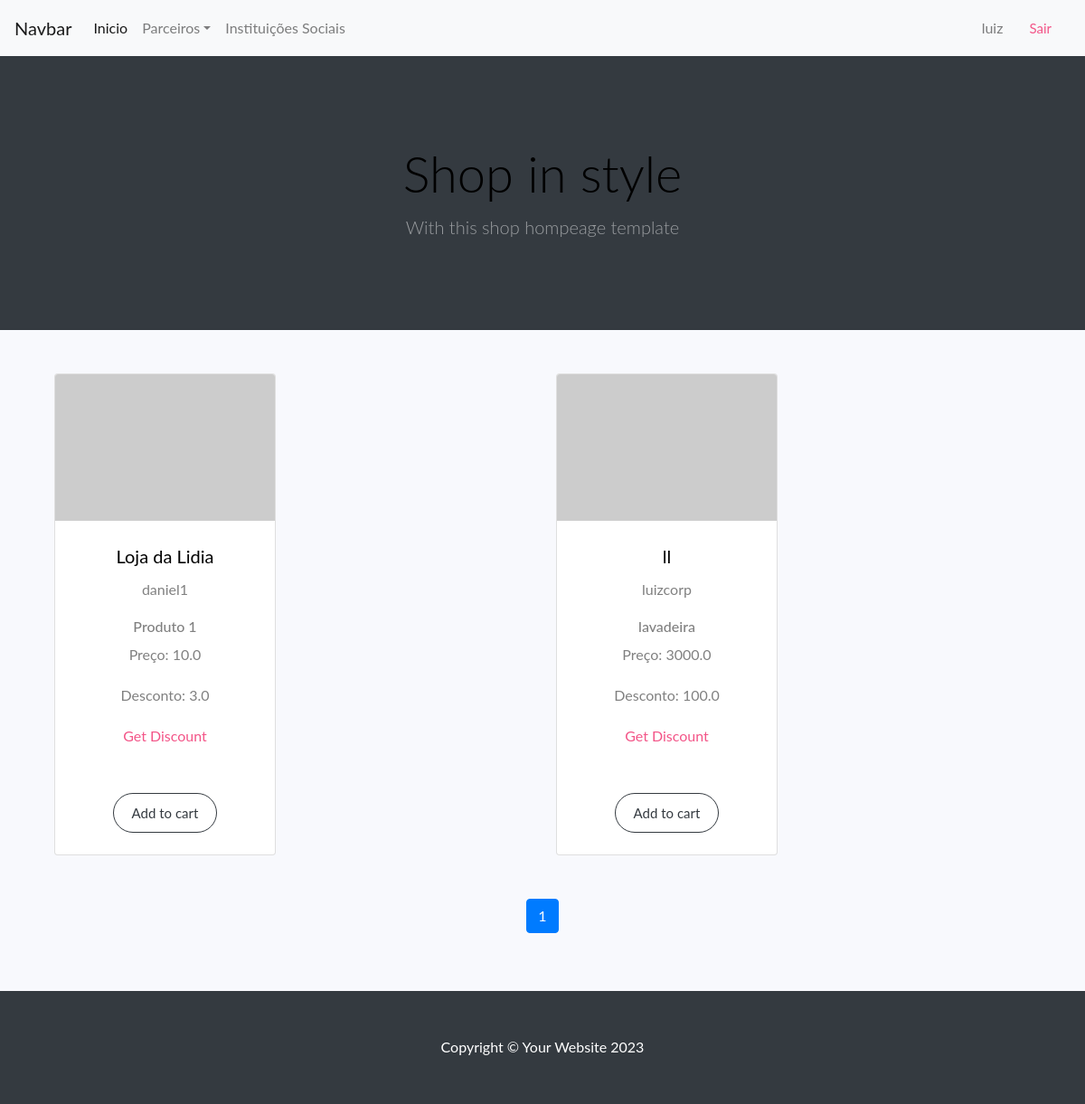
The app's page /dashboard (signed in) with its own data.
### models.py (models this page shows, shortened)
class Profile(db.Model, UserMixin):
    __tablename__ = 'profiles'
    id = db.Column(db.Integer, primary_key=True)
    username = db.Column(db.String, unique=True, nullable=False)
    email = db.Column(db.String, nullable=False)
    password = db.Column(db.String(120), nullable=False)
    bairro = db.Column(db.String(120), nullable=False)
    tipo = db.Column(db.String, nullable=False)
    __mapper_args__ = {
        'polymorphic_identity': 'profile',
        'polymorphic_on': tipo
    }

class Merchant(Profile):
    __tablename__ = 'merchants'
    id = db.Column(db.Integer, db.ForeignKey('profiles.id'), primary_key=True)
    shop_name = db.Column(db.String, nullable=False)
    atuacao = db.Column(db.String, nullable=False)
    products = db.relationship('Product', backref='merchant', lazy=True)
    __mapper_args__ = {
        'polymorphic_identity': 'merchant',
    }

class Product(db.Model):
    __tablename__ = 'products'
    id = db.Column(db.Integer, primary_key=True)
    name = db.Column(db.String, nullable=False)
    description = db.Column(db.String, nullable=True)
    price = db.Column(db.Float, nullable=False)
    discount = db.Column(db.Float, nullable=True)
    qr_code = db.Column(db.String, nullable=True)  # Store the QR code as a string (URL or base64)
    visible = db.Column(db.Boolean, default=False, nullable=False)
    path = db.Column(db.String,nullable=False)
    merchant_id = db.Column(db.Integer, db.ForeignKey('merchants.id'), nullable=False)

### main.py (the view)
@app.route('/dashboard')
@login_required
def dashboard():
    page = request.args.get('page', 1, type=int)
    per_page = 12
    paginated_merchants = Merchant.query.paginate(page=page, per_page=per_page, error_out=False)
    template = 'nonuser_dashboard.html' if current_user.tipo != "user" else 'dashboard.html'
    username = current_user.shop_name if current_user.tipo != "user" else current_user.username
    return render_template(
        template,
        username=username,
        merchants=paginated_merchants.items,
        page=page,
        pages=paginated_merchants.pages
    )

### main.py (called while the page is built)
@login_manager.user_loader
def load_user(user_id):
    models = [User, Merchant, Charity]
    for model in models:
        user = model.query.get(int(user_id))
        if user:
            return user
    return None

### templates/dashboard.html (shortened to what this page needs)
<!DOCTYPE html>
<html lang="en">
<head>
    <link href="https://cdn.jsdelivr.net/npm/bootstrap-icons@1.5.0/font/bootstrap-icons.css" rel="stylesheet" />
    <link rel="stylesheet" href="{{url_for('static', filename='css/style.css')}}">
</head>
<body>
    <nav class="navbar navbar-expand-lg navbar-light bg-light">
        <a class="navbar-brand" href="#">Navbar</a>
        <div class="collapse navbar-collapse" id="navbarSupportedContent">
            <ul class="navbar-nav mr-auto">
                <li class="nav-item"><a class="nav-link active" aria-current="page" href="#!">Inicio</a></li>
                <li class="nav-item dropdown">
                    <a class="nav-link dropdown-toggle" id="navbarDropdown" href="#" role="button"
                        data-bs-toggle="dropdown" aria-expanded="false">Parceiros</a>
                </li>
                <li class="nav-item">
                    <a class="nav-link" href="#">Instituições Sociais</a>
                </li>
            </ul>
            <ul class="navbar-nav my-2 my-sm-0">
                <li class="nav-item">
                    <a class="nav-link" href="{{url_for('profile', username=username)}}">{{username}}</a>
                </li>
            </ul>
            <button class="btn my-2 my-sm-0" type="submit"><a href="{{url_for('logout')}}">Sair</a></button>
        </div>
    </nav>
    <header class="bg-dark py-5">
        <div class="container px-4 px-lg-5 my-5">
            <div class="text-center text-white">
                <h1 class="display-4 fw-bolder">Shop in style</h1>
                <p class="lead fw-normal text-white-50 mb-0">With this shop hompeage template</p>
            </div>
        </div>
    </header>
    <section class="py-5">
        <div class="container">
            <div class="container">
                {% for row in merchants|batch(4) %}
                    <div class="row">
                        {% for merchant in row %}
                            <div class="col mb-5">
                                <div class="card h-100">
                                    <img class="card-img-top" src="https://dummyimage.com/450x300/dee2e6/6c757d.jpg" alt="..." />
                                    <div class="card-body p-4">
                                        <div class="text-center">
                                            <h5 class="fw-bolder">{{ merchant.shop_name }}</h5>
                                            <p>{{ merchant.username }}</p>
                                            {% for product in merchant.products%}
                                            {%if product.visible == True %}
                                            <div>
                                                <h6>{{product.name}}</h6>
                                                <p>Preço: {{product.price}}</p>
                                                <p>Desconto: {{product.discount}}</p>
                                                <a href="#" class="get-discount" data-toggle="modal" data-target="#qrModal">Get Discount</a>
                                            </div>
                                            {% endif %}
                                            {% endfor %}
                                        </div>
                                    </div>
                                    <div class="card-footer p-4 pt-0 border-top-0 bg-transparent">
                                        <div class="text-center"><a class="btn btn-outline-dark mt-auto" href="#">Add to cart</a></div>
                                    </div>
                                </div>
                            </div>
                        {% endfor %}
                    </div>
                {% endfor %}
            </div>
            <nav aria-label="Page navigation">
                <ul class="pagination justify-content-center">
                    {% for p in range(1, pages + 1) %}
                        <li class="page-item {% if p == page %}active{% endif %}">
                            <a class="page-link" href="{{ url_for('dashboard', page=p) }}">{{ p }}</a>
                        </li>
                    {% endfor %}
                </ul>
            </nav>
        </div>
    </section>
    <footer class="py-5 bg-dark">
        <div class="container">
            <p class="m-0 text-center text-white">Copyright &copy; Your Website 2023</p>
        </div>
    </footer>
</body>
</html>

### records on screen
Profile: username "luiz"
Merchant: shop_name "Loja da Lidia", username "daniel1"
Product: name "Produto 1", price "10.0", discount "3.0"
Merchant: shop_name "ll", username "luizcorp"
Product: name "lavadeira", price "3000.0", discount "100.0"

### other values on screen
{{ p }} "1"
